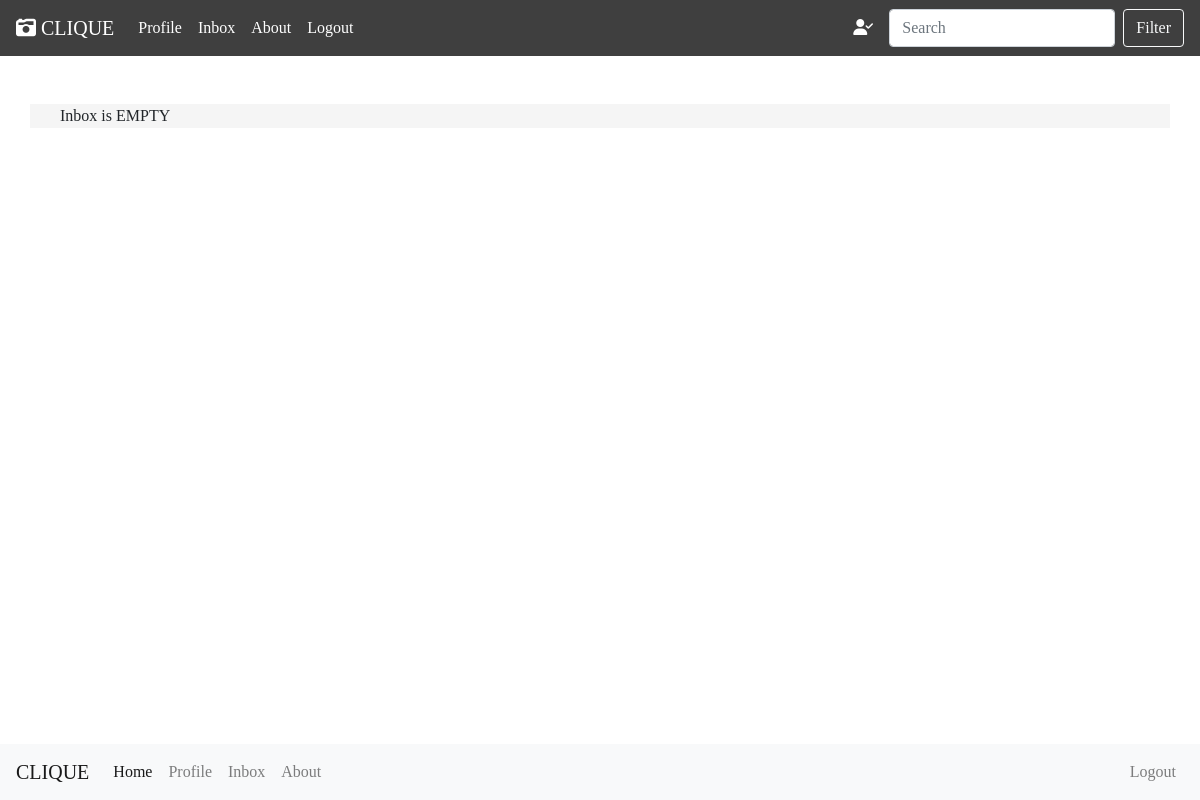
Page /inbox/message/29/ (signed in) on the earlier database version.
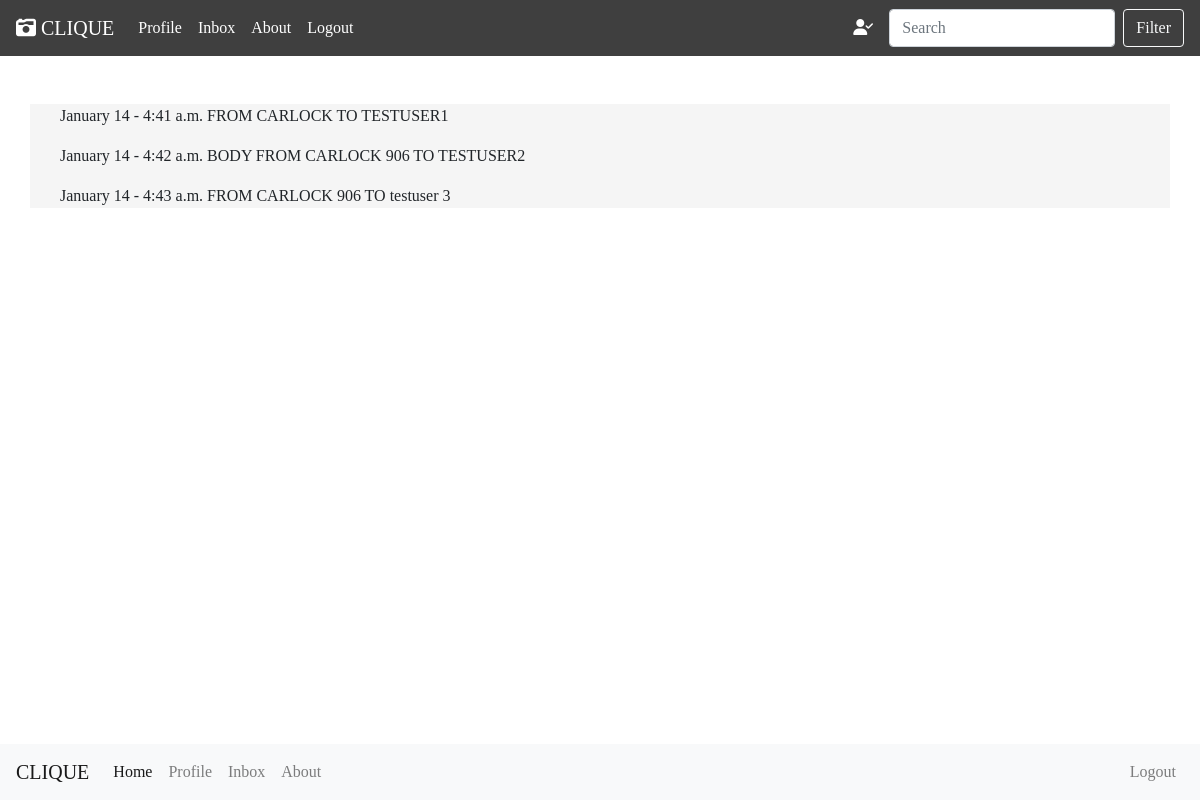
Same page on the later database version.
### inboxApp/models.py (models this page shows, shortened)
class InboxDB(models.Model):
    sender = models.ForeignKey(CustomUser, related_name='sender', on_delete=models.CASCADE, null=True)
    receiver = models.ForeignKey(CustomUser, related_name='receiver', on_delete=models.CASCADE, null=True)
    subject = models.CharField(max_length=100, default="Let's Collaborate!", blank=True, null=True)
    body = models.CharField(max_length=1000, default='', blank=True, null=True)
    sent_date = models.DateTimeField(auto_now_add=True)
    class Meta:
        verbose_name_plural = "User Inboxes"

### inboxApp/views.py (the view)
# urls.py: path('message/<int:id>/', views.user_msg, name='user-msg'),
@login_required
def user_msg(request, id): # Use this view to continue the conversation
    user_id = request.user.id
    if request.method == "GET":
        context = {
            'message': InboxDB.objects.filter(receiver=user_id),
            'message': InboxDB.objects.filter(sender=user_id),
        }
        return render(request, 'inbox/user_inbox_msg.html', context)

### templates/inbox/user_inbox_msg.html (shortened to what this page needs)
{% extends 'base.html' %}
{% block content %}
    {% if user.is_authenticated %}
        <div class="container mt-5">
            {% for msg in message %}
                <p>{{ msg.sent_date | date:"F d" }} - {{ msg.sent_date.time }} {{ msg.body }}</p>
            {% empty %}
                <p>Inbox is EMPTY</p>
            {% endfor %}
        </div>
    {% endif %}
{% endblock %}

Differences in the rows shown:
added InboxDB: sent_date "January 14", sent_date.time "4:41 a.m.", body "FROM CARLOCK TO TESTUSER1"
added InboxDB: sent_date "January 14", sent_date.time "4:42 a.m.", body "BODY FROM CARLOCK 906 TO TESTUSER2"
added InboxDB: sent_date "January 14", sent_date.time "4:43 a.m.", body "FROM CARLOCK 906 TO testuser 3"
Other differences:
text no longer shown: "Inbox is EMPTY"
